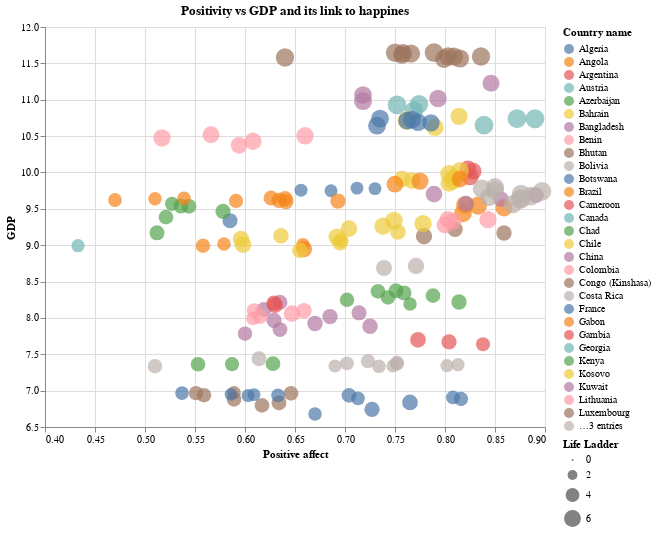

Notebook cell for this chart:
### Code cell
alt.Chart(data1).mark_circle().encode(
    alt.X('Positive affect', title="Positive affect",scale=alt.Scale(zero=False)),
    alt.Y('Log GDP per capita',title="GDP", scale=alt.Scale(zero=False, padding=1)),
    color='Country name',
    size='Life Ladder',
    tooltip=[alt.Tooltip('Positive affect'),
            alt.Tooltip('Log GDP per capita'),
            alt.Tooltip('Country name'),
            alt.Tooltip('Life Ladder')]
).properties(width=500,height=400,title="Positivity vs GDP and its link to happines")

### Figure 1 — Vega-Lite specification as saved in the notebook (floating-point values rounded to 4 significant figures; data arrays with more than 128 entries replaced by an {"elided": "..."} marker saying what was removed)
{"config": {"view": {"continuousWidth": 400, "continuousHeight": 300}}, "data": {"name": "data-c0fe58a48786afe06b72559f93a4a5c9"}, "mark": "circle", "encoding": {"color": {"type": "nominal", "field": "Country name"}, "size": {"type": "quantitative", "field": "Life Ladder"}, "tooltip": [{"type": "quantitative", "field": "Positive affect"}, {"type": "quantitative", "field": "Log GDP per capita"}, {"type": "nominal", "field": "Country name"}, {"type": "quantitative", "field": "Life Ladder"}], "x": {"type": "quantitative", "field": "Positive affect", "scale": {"zero": false}, "title": "Positive affect"}, "y": {"type": "quantitative", "field": "Log GDP per capita", "scale": {"padding": 1, "zero": false}, "title": "GDP"}}, "height": 400, "title": "Positivity vs GDP and its link to happines", "width": 500, "$schema": "https://vega.github.io/schema/vega-lite/v4.8.1.json", "datasets": {"data-c0fe58a48786afe06b72559f93a4a5c9": {"elided": "175 records"}}}
